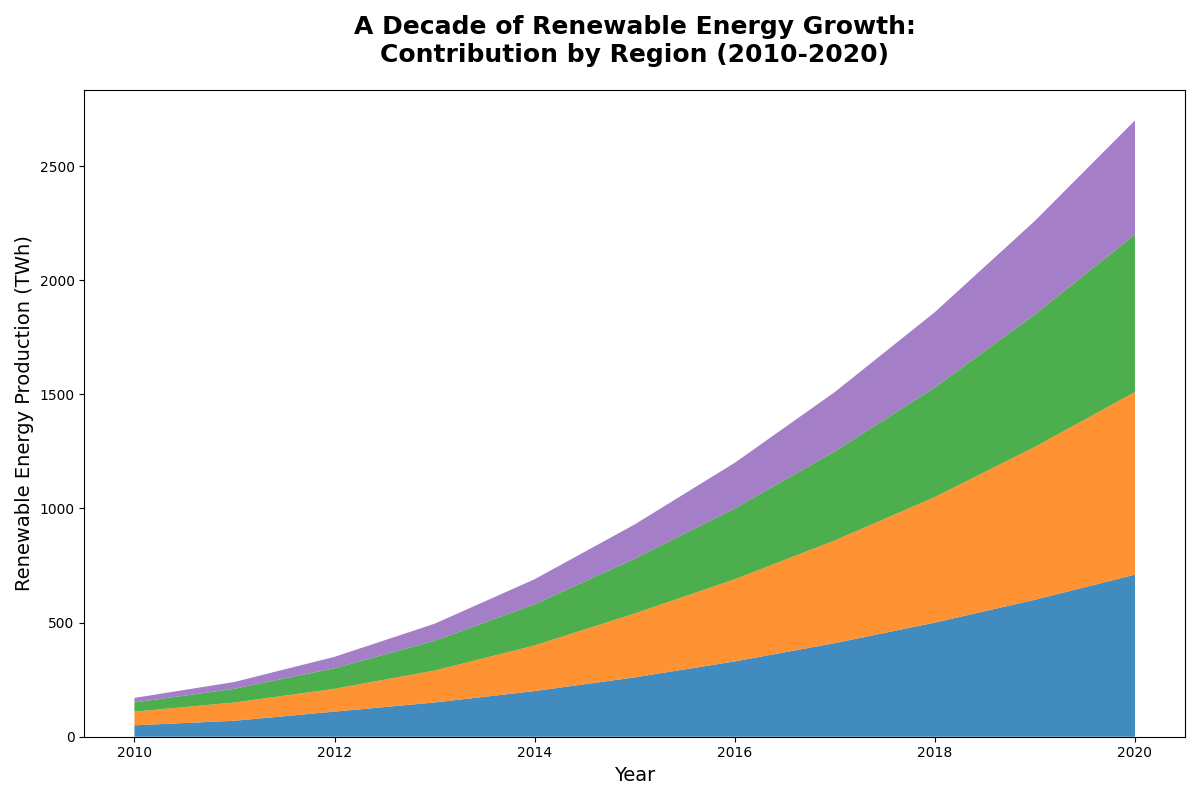

The Python source for this figure:
import matplotlib.pyplot as plt
import numpy as np

years = np.arange(2010, 2021)

north_america_renewable = [50, 70, 110, 150, 200, 260, 330, 410, 500, 600, 710]
europe_renewable = [60, 80, 100, 140, 200, 280, 360, 450, 550, 670, 800]
asia_renewable = [40, 60, 90, 130, 180, 240, 310, 390, 480, 580, 690]
south_america_renewable = [20, 30, 50, 75, 110, 150, 200, 260, 330, 410, 500]

data = np.array([
    north_america_renewable,
    europe_renewable,
    asia_renewable,
    south_america_renewable
])

fig, ax = plt.subplots(figsize=(12, 8))

# Stackplot without stylistic elements
ax.stackplot(
    years, data,
    colors=['#1f77b4', '#ff7f0e', '#2ca02c', '#9467bd'], alpha=0.85
)

ax.set_title(
    "A Decade of Renewable Energy Growth:\nContribution by Region (2010-2020)",
    fontsize=18, fontweight='bold', pad=20)
ax.set_xlabel("Year", fontsize=14)
ax.set_ylabel("Renewable Energy Production (TWh)", fontsize=14)

# Removing grid lines, legends, and annotations
fig.tight_layout()

plt.show()
